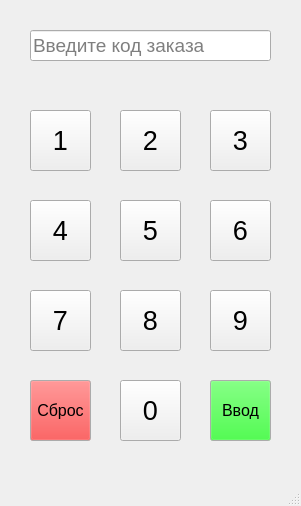
<?xml version="1.0" encoding="UTF-8"?>
<ui version="4.0">
 <class>MainWindow</class>
 <widget class="QMainWindow" name="MainWindow">
  <property name="geometry">
   <rect>
    <x>0</x>
    <y>0</y>
    <width>301</width>
    <height>506</height>
   </rect>
  </property>
  <property name="windowTitle">
   <string>MainWindow</string>
  </property>
  <widget class="QWidget" name="centralwidget">
   <widget class="QLineEdit" name="lineEdit">
    <property name="geometry">
     <rect>
      <x>30</x>
      <y>30</y>
      <width>241</width>
      <height>31</height>
     </rect>
    </property>
    <property name="font">
     <font>
      <pointsize>14</pointsize>
     </font>
    </property>
    <property name="text">
     <string/>
    </property>
    <property name="maxLength">
     <number>12</number>
    </property>
    <property name="readOnly">
     <bool>true</bool>
    </property>
    <property name="placeholderText">
     <string>Введите код заказа</string>
    </property>
    <property name="clearButtonEnabled">
     <bool>false</bool>
    </property>
   </widget>
   <widget class="QPushButton" name="pushButton_1">
    <property name="geometry">
     <rect>
      <x>30</x>
      <y>110</y>
      <width>61</width>
      <height>61</height>
     </rect>
    </property>
    <property name="font">
     <font>
      <pointsize>20</pointsize>
     </font>
    </property>
    <property name="text">
     <string>1</string>
    </property>
   </widget>
   <widget class="QPushButton" name="pushButton_2">
    <property name="geometry">
     <rect>
      <x>120</x>
      <y>110</y>
      <width>61</width>
      <height>61</height>
     </rect>
    </property>
    <property name="font">
     <font>
      <pointsize>20</pointsize>
     </font>
    </property>
    <property name="text">
     <string>2</string>
    </property>
   </widget>
   <widget class="QPushButton" name="pushButton_3">
    <property name="geometry">
     <rect>
      <x>210</x>
      <y>110</y>
      <width>61</width>
      <height>61</height>
     </rect>
    </property>
    <property name="font">
     <font>
      <pointsize>20</pointsize>
     </font>
    </property>
    <property name="text">
     <string>3</string>
    </property>
   </widget>
   <widget class="QPushButton" name="pushButton_4">
    <property name="geometry">
     <rect>
      <x>30</x>
      <y>200</y>
      <width>61</width>
      <height>61</height>
     </rect>
    </property>
    <property name="font">
     <font>
      <pointsize>20</pointsize>
     </font>
    </property>
    <property name="text">
     <string>4</string>
    </property>
   </widget>
   <widget class="QPushButton" name="pushButton_5">
    <property name="geometry">
     <rect>
      <x>120</x>
      <y>200</y>
      <width>61</width>
      <height>61</height>
     </rect>
    </property>
    <property name="font">
     <font>
      <pointsize>20</pointsize>
     </font>
    </property>
    <property name="text">
     <string>5</string>
    </property>
   </widget>
   <widget class="QPushButton" name="pushButton_6">
    <property name="geometry">
     <rect>
      <x>210</x>
      <y>200</y>
      <width>61</width>
      <height>61</height>
     </rect>
    </property>
    <property name="font">
     <font>
      <pointsize>20</pointsize>
     </font>
    </property>
    <property name="text">
     <string>6</string>
    </property>
   </widget>
   <widget class="QPushButton" name="pushButton_7">
    <property name="geometry">
     <rect>
      <x>30</x>
      <y>290</y>
      <width>61</width>
      <height>61</height>
     </rect>
    </property>
    <property name="font">
     <font>
      <pointsize>20</pointsize>
     </font>
    </property>
    <property name="text">
     <string>7</string>
    </property>
   </widget>
   <widget class="QPushButton" name="pushButton_8">
    <property name="geometry">
     <rect>
      <x>120</x>
      <y>290</y>
      <width>61</width>
      <height>61</height>
     </rect>
    </property>
    <property name="font">
     <font>
      <pointsize>20</pointsize>
     </font>
    </property>
    <property name="text">
     <string>8</string>
    </property>
   </widget>
   <widget class="QPushButton" name="pushButton_9">
    <property name="geometry">
     <rect>
      <x>210</x>
      <y>290</y>
      <width>61</width>
      <height>61</height>
     </rect>
    </property>
    <property name="font">
     <font>
      <pointsize>20</pointsize>
     </font>
    </property>
    <property name="text">
     <string>9</string>
    </property>
   </widget>
   <widget class="QPushButton" name="pushButton_0">
    <property name="geometry">
     <rect>
      <x>120</x>
      <y>380</y>
      <width>61</width>
      <height>61</height>
     </rect>
    </property>
    <property name="font">
     <font>
      <pointsize>20</pointsize>
     </font>
    </property>
    <property name="text">
     <string>0</string>
    </property>
   </widget>
   <widget class="QPushButton" name="pushButton_enter">
    <property name="geometry">
     <rect>
      <x>210</x>
      <y>380</y>
      <width>61</width>
      <height>61</height>
     </rect>
    </property>
    <property name="palette">
     <palette>
      <active>
       <colorrole role="Button">
        <brush brushstyle="SolidPattern">
         <color alpha="255">
          <red>23</red>
          <green>240</green>
          <blue>24</blue>
         </color>
        </brush>
       </colorrole>
      </active>
      <inactive>
       <colorrole role="Button">
        <brush brushstyle="SolidPattern">
         <color alpha="255">
          <red>23</red>
          <green>240</green>
          <blue>24</blue>
         </color>
        </brush>
       </colorrole>
      </inactive>
      <disabled>
       <colorrole role="Button">
        <brush brushstyle="SolidPattern">
         <color alpha="255">
          <red>23</red>
          <green>240</green>
          <blue>24</blue>
         </color>
        </brush>
       </colorrole>
      </disabled>
     </palette>
    </property>
    <property name="font">
     <font>
      <pointsize>12</pointsize>
     </font>
    </property>
    <property name="text">
     <string>Ввод</string>
    </property>
   </widget>
   <widget class="QPushButton" name="pushButton_clear">
    <property name="geometry">
     <rect>
      <x>30</x>
      <y>380</y>
      <width>61</width>
      <height>61</height>
     </rect>
    </property>
    <property name="palette">
     <palette>
      <active>
       <colorrole role="Button">
        <brush brushstyle="SolidPattern">
         <color alpha="255">
          <red>239</red>
          <green>41</green>
          <blue>41</blue>
         </color>
        </brush>
       </colorrole>
      </active>
      <inactive>
       <colorrole role="Button">
        <brush brushstyle="SolidPattern">
         <color alpha="255">
          <red>239</red>
          <green>41</green>
          <blue>41</blue>
         </color>
        </brush>
       </colorrole>
      </inactive>
      <disabled>
       <colorrole role="Button">
        <brush brushstyle="SolidPattern">
         <color alpha="255">
          <red>239</red>
          <green>41</green>
          <blue>41</blue>
         </color>
        </brush>
       </colorrole>
      </disabled>
     </palette>
    </property>
    <property name="font">
     <font>
      <pointsize>12</pointsize>
     </font>
    </property>
    <property name="text">
     <string>Сброс</string>
    </property>
   </widget>
   <widget class="QLabel" name="label">
    <property name="geometry">
     <rect>
      <x>30</x>
      <y>66</y>
      <width>241</width>
      <height>41</height>
     </rect>
    </property>
    <property name="font">
     <font>
      <pointsize>18</pointsize>
     </font>
    </property>
    <property name="text">
     <string/>
    </property>
    <property name="alignment">
     <set>Qt::AlignCenter</set>
    </property>
   </widget>
  </widget>
  <widget class="QMenuBar" name="menubar">
   <property name="geometry">
    <rect>
     <x>0</x>
     <y>0</y>
     <width>301</width>
     <height>22</height>
    </rect>
   </property>
  </widget>
  <widget class="QStatusBar" name="statusbar"/>
 </widget>
 <resources/>
 <connections/>
</ui>
